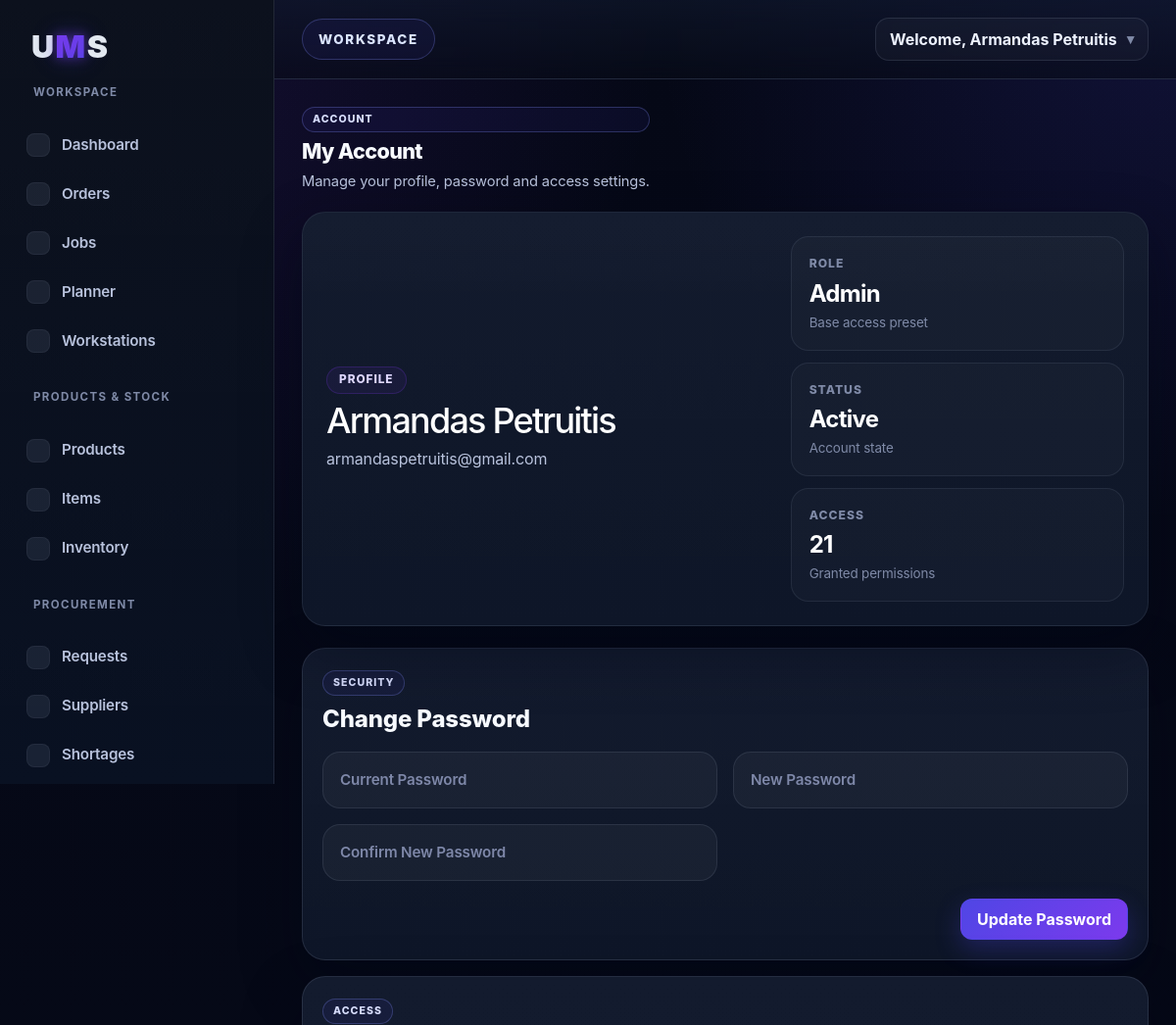
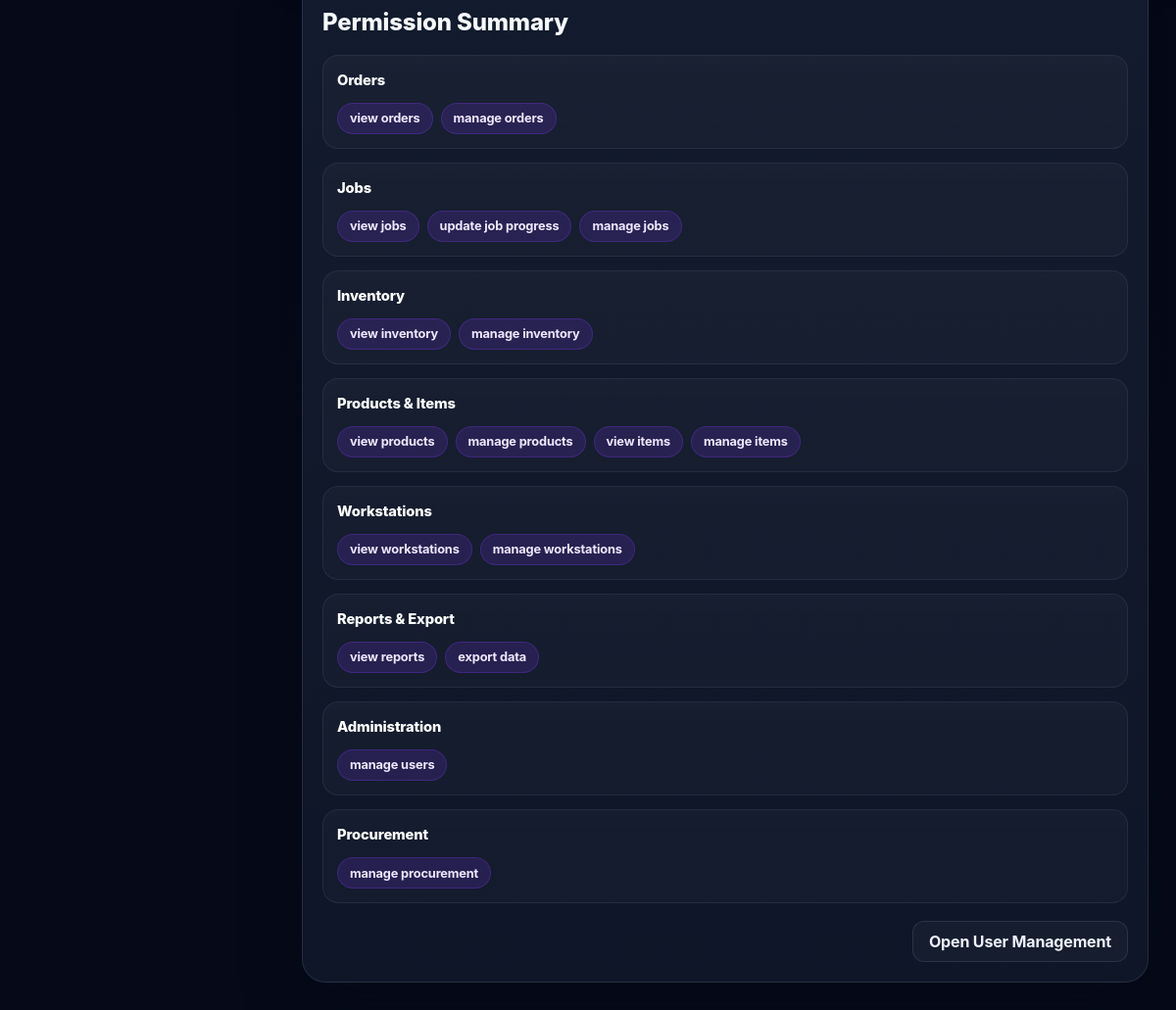
/account (signed in), run on the app's committed database (2 pictures, top to bottom).
### tables this page shows
CREATE TABLE users (
        id INTEGER PRIMARY KEY AUTOINCREMENT,
        full_name TEXT,
        company TEXT,
        email TEXT UNIQUE,
        password TEXT
    , company_id INTEGER, role TEXT NOT NULL DEFAULT 'admin', is_active INTEGER DEFAULT 1);

### app.py (the view)
@app.route("/account")
@permission_required("view_dashboard")
def account():
    user_id = session.get("user_id")
    company_id = get_company_id()
    conn = sqlite3.connect("database.db")
    cursor = conn.cursor()
    cursor.execute("""
        SELECT id, full_name, email, role, COALESCE(is_active, 1)
        FROM users
        WHERE id = ? AND company_id = ?
    """, (user_id, company_id))
    row = cursor.fetchone()
    conn.close()
    if row is None:
        flash("Account not found.", "error")
        return redirect(url_for("dashboard"))
    account_user = {
        "id": row[0],
        "full_name": row[1],
        "email": row[2],
        "role": row[3],
        "is_active": int(row[4] or 0),
        "permissions": sorted(get_effective_permissions(user_id=row[0], role=row[3])),
    }
    permission_groups = {
        "Orders": ["view_orders", "manage_orders"],
        "Jobs": ["view_jobs", "update_job_progress", "manage_jobs"],
        "Inventory": ["view_inventory", "manage_inventory"],
        "Products & Items": ["view_products", "manage_products", "view_items", "manage_items"],
        "Workstations": ["view_workstations", "manage_workstations"],
        "Reports & Export": ["view_reports", "export_data"],
        "Administration": ["manage_users"],
        "Procurement": ["manage_procurement"],
    }
    return render_template(
        "account.html",
        account_user=account_user,
        permission_groups=permission_groups,
        active_page="account"
    )

### app.py (called while the page is built, shortened)
def is_logged_in():
    return "user_id" in session

def get_company_id():
    company_id = session.get("company_id")
    if not company_id:
        raise ValueError("Missing company_id in session.")
    return company_id

def get_current_user_role():
    return (session.get("user_role") or "worker").strip().lower()

def get_role_default_permissions(role):
    return set(ROLE_DEFAULT_PERMISSIONS.get((role or "worker").lower(), set()))

def get_user_permission_overrides(user_id):
    conn = sqlite3.connect("database.db")
    cursor = conn.cursor()
    cursor.execute("""
        SELECT permission_key, allowed
        FROM user_permissions
        WHERE user_id = ?
    """, (user_id,))
    rows = cursor.fetchall()
    conn.close()
    overrides = {}
    for permission_key, allowed in rows:
        overrides[permission_key] = bool(allowed)
    return overrides

def get_effective_permissions(user_id=None, role=None):
    if user_id is None:
        user_id = session.get("user_id")
    if role is None:
        role = get_current_user_role()
    permissions = set(get_role_default_permissions(role))
    overrides = get_user_permission_overrides(user_id)
    for permission_key, allowed in overrides.items():
        if allowed:
            permissions.add(permission_key)
        else:
            permissions.discard(permission_key)
    return permissions

def has_permission(permission_key, user_id=None, role=None):
    return permission_key in get_effective_permissions(user_id=user_id, role=role)

def permission_required(permission_key):
    def decorator(view_func):
        @wraps(view_func)
        def wrapped_view(*args, **kwargs):
            if not is_logged_in():
                return redirect(url_for("login"))
            if not has_permission(permission_key):
                flash("You do not have permission to access this page.", "error")
                return redirect(url_for("dashboard"))
            return view_func(*args, **kwargs)
        return wrapped_view
    return decorator

@app.context_processor
def inject_permissions():
    effective_permissions = get_effective_permissions()
    return {
        "current_user_role": get_current_user_role(),
        "effective_permissions": effective_permissions,
        "has_permission_ui": lambda permission_key: permission_key in effective_permissions,
        "all_permission_keys": ALL_PERMISSION_KEYS,
    }

### templates/account.html (shortened to what this page needs)
{% extends "base.html" %}
{% block content %}
<div class="jobs-header">
  <div class="jobs-header-left">
    <span class="eyebrow-label">Account</span>
    <h1>My Account</h1>
    <p>Manage your profile, password and access settings.</p>
  </div>
</div>
<div class="account-profile-card section-spacing">
  <div class="account-profile-main">
    <div class="account-profile-kicker">Profile</div>
    <h2>{{ account_user.full_name }}</h2>
    <p>{{ account_user.email }}</p>
  </div>
  <div class="account-profile-meta">
    <div class="account-profile-meta-card">
      <span class="account-meta-label">Role</span>
      <strong>{{ account_user.role|capitalize }}</strong>
      <span class="account-meta-sub">Base access preset</span>
    </div>
    <div class="account-profile-meta-card">
      <span class="account-meta-label">Status</span>
      <strong>{{ "Active" if account_user.is_active else "Disabled" }}</strong>
      <span class="account-meta-sub">Account state</span>
    </div>
    <div class="account-profile-meta-card">
      <span class="account-meta-label">Access</span>
      <strong>{{ account_user.permissions|length }}</strong>
      <span class="account-meta-sub">Granted permissions</span>
    </div>
  </div>
</div>
<div class="dashboard-content-grid section-spacing">
  <div class="dashboard-form-card">
    <div class="card-header">
      <div>
        <span class="card-kicker">Security</span>
        <h4>Change Password</h4>
      </div>
    </div>
    <form method="POST" action="{{ url_for('change_password') }}" class="order-form">
      <div class="form-grid">
        <div class="form-group floating-group">
          <input type="password" id="current_password" name="current_password" placeholder=" " required>
          <label for="current_password">Current Password</label>
        </div>
        <div class="form-group floating-group">
          <input type="password" id="new_password" name="new_password" placeholder=" " required>
          <label for="new_password">New Password</label>
        </div>
        <div class="form-group floating-group">
          <input type="password" id="confirm_password" name="confirm_password" placeholder=" " required>
          <label for="confirm_password">Confirm New Password</label>
        </div>
      </div>
      <div class="form-actions">
        <button type="submit" class="dashboard-btn primary">Update Password</button>
      </div>
    </form>
  </div>
  <div class="dashboard-form-card">
    <div class="card-header">
      <div>
        <span class="card-kicker">Access</span>
        <h4>Permission Summary</h4>
      </div>
    </div>
    <div class="permission-groups">
      {% for group_name, group_permissions in permission_groups.items() %}
        <div class="permission-group-card">
          <div class="permission-group-title">{{ group_name }}</div>
          <div class="permission-badge-grid">
            {% set ns = namespace(found=false) %}
            {% for permission_key in group_permissions %}
              {% if permission_key in account_user.permissions %}
                {% set ns.found = true %}
                <span class="permission-badge">
                  {{ permission_key.replace('_', ' ') }}
                </span>
              {% endif %}
            {% endfor %}
          </div>
        </div>
      {% endfor %}
    </div>
    {% if has_permission_ui("manage_users") %}
      <div class="form-actions" style="margin-top: 18px;">
        <a href="{{ url_for('users') }}" class="dashboard-btn secondary">Open User Management</a>
      </div>
    {% endif %}
  </div>
</div>
{% endblock %}

### templates/base.html (shortened to what this page needs)
<!DOCTYPE html>
<html lang="en">
<head>
    <link href="https://cdn.jsdelivr.net/npm/bootstrap@5.3.3/dist/css/bootstrap.min.css" rel="stylesheet">
    <link rel="stylesheet" href="{{ url_for('static', filename='css/workspace.css') }}">
</head>
<body>
<div class="app">
    <aside class="sidebar">
        <a href="{{ url_for('dashboard') }}" class="logo">
            <span class="logo-u">U</span><span class="logo-m">M</span><span class="logo-s">S</span>
        </a>
        <nav class="sidebar-nav">
            <div class="sidebar-section-title">Workspace</div>
            <a href="{{ url_for('dashboard') }}" class="{% if active_page == 'dashboard' %}active{% endif %}">Dashboard</a>
            <a href="{{ url_for('orders') }}" class="{% if active_page == 'orders' %}active{% endif %}">Orders</a>
            <a href="{{ url_for('jobs') }}" class="{% if active_page == 'jobs' %}active{% endif %}">Jobs</a>
            <a href="{{ url_for('planner') }}" class="{% if active_page == 'planner' %}active{% endif %}">Planner</a>
            <a href="{{ url_for('workstations') }}" class="{% if active_page == 'workstations' %}active{% endif %}">Workstations</a>
            <div class="sidebar-section-title">Products & Stock</div>
            <a href="{{ url_for('products') }}" class="{% if active_page == 'products' %}active{% endif %}">Products</a>
            <a href="{{ url_for('items') }}" class="{% if active_page == 'items' %}active{% endif %}">Items</a>
            <a href="{{ url_for('inventory') }}" class="{% if active_page == 'inventory' %}active{% endif %}">Inventory</a>
            {% if has_permission_ui("manage_procurement") %}
            <div class="sidebar-section-title">Procurement</div>
            <a href="{{ url_for('purchase_requests') }}" class="{% if active_page == 'purchase_requests' %}active{% endif %}">Requests</a>
            <a href="{{ url_for('suppliers') }}" class="{% if active_page == 'suppliers' %}active{% endif %}">Suppliers</a>
            <a href="{{ url_for('materials_shortage') }}" class="{% if active_page == 'shortage' %}active{% endif %}">Shortages</a>
            {% endif %}
        </nav>
    </aside>
    <main class="main">
        <div class="topbar">
            <div class="topbar-left">
                <span class="topbar-title">Workspace</span>
            </div>
            <div class="topbar-right">
                <div class="account-menu">
                    <button type="button" class="account-menu-trigger" id="accountMenuTrigger">
                        <span class="account-menu-label">Welcome, {{ session.get('user_name') }}</span>
                        <span class="account-menu-caret">▾</span>
                    </button>
                </div>
            </div>
        </div>
        <div class="content">
            {% block content %}{% endblock %}
        </div>
    </main>
</div>
</body>
</html>

### data on the page
users: get "Armandas Petruitis", full_name "Armandas Petruitis", email "armandaspetruitis@gmail.com", role "Admin"

### other printed values
{{ "Active" if account_user.is_active else "Disabled" }} "Active"
{{ account_user.permissions|length }} "21"
{{ group_name }} "Orders" "Jobs" "Inventory" "Products & Items" "Workstations" "Reports & Export" "Administration" "Procurement"
{{ permission_key.replace('_', ' ') }} "view orders" "manage orders" "view jobs" "update job progress" "manage jobs" "view inventory" "manage inventory" "view products" "manage products" "view items" "manage items" "view workstations" "manage workstations" "view reports" "export data" "manage users" "manage procurement"
